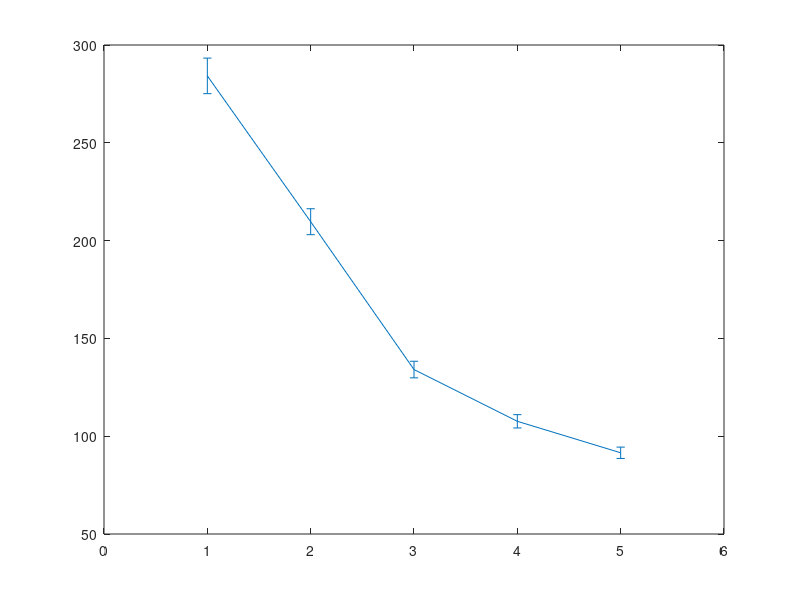

MATLAB code for this plot: (Note: this script raises an error after producing the figure.)
clear all;
close all;
clc;

gensig=[23.7 20.3 21.1 17.2 14.4;57 24.1 20.2 23.1 19.7;140 56 24.1 21.5 19.6];
Q=[1 2 3 4 5];
sigma_raw=[123 91.32 60.72 48.83 41.45];
for i=1:5
    sigma(i)=sqrt(sigma_raw(1,i)^2-gensig(1,i)^2);
end
err=[1/sqrt(978)*sigma(1) 1/sqrt(1000)*sigma(2) 1/sqrt(1000)*sigma(3)...
     1/sqrt(1000)*sigma(4) 1/sqrt(1000)*sigma(5)];
E1=errorbar(Q,sigma*2*sqrt(2*log(2)),err*2*sqrt(2*log(2)));
set(E1,'LineStyle', 'none ','Color', 'r','LineWidth', 3, 'Marker', '*', 'MarkerSize', 8, ...
         'MarkerEdgeColor', [.2 .2 .2], 'MarkerFaceColor' , [0,1,1]);
xlim([0.5 5.5]);
xticks([1 2 3 4 5]);
set(gca,'FontSize',12);
xlabel('Input Amplitude (PE)');
ylabel('Time Jitter FWHM (ps)');
grid on
hold on

sig2s2p_raw=[198.47 126.11 93.13 70.63 54.72];
for i=1:5
    sig2s2p(i)=sqrt(sig2s2p_raw(1,i)^2-gensig(2,i)^2);
end
err2s2p=[1/sqrt(995)*sig2s2p(1) 1/sqrt(1000)*sig2s2p(2) 1/sqrt(1000)*sig2s2p(3) 1/sqrt(1000)*sig2s2p(4) 1/sqrt(1000)*sig2s2p(5)];
E2=errorbar(Q,sig2s2p*2*sqrt(2*log(2)),err2s2p*2*sqrt(2*log(2)));
set(E2,'LineStyle', 'none ','Color', 'g','LineWidth', 3, 'Marker', '*', 'MarkerSize', 8, ...
         'MarkerEdgeColor', [.2 .2 .2], 'MarkerFaceColor' , [0,1,1]);
hold on

sig4s2p_raw=[275.98 149.80 122.02 98.60 81.86];
for i=1:5
    sig4s2p(i)=sqrt(sig4s2p_raw(1,i)^2-gensig(3,i)^2);
end
err4s2p=[1/sqrt(997)*sig4s2p(1) 1/sqrt(1000)*sig4s2p(2) 1/sqrt(1000)*sig4s2p(3) 1/sqrt(1000)*sig4s2p(4) 1/sqrt(1000)*sig4s2p(5)];
E3=errorbar(Q,sig4s2p*2*sqrt(2*log(2)),err4s2p*2*sqrt(2*log(2)));
set(E3,'LineStyle', 'none ','Color', 'b','LineWidth', 3, 'Marker', '*', 'MarkerSize', 8, ...
         'MarkerEdgeColor', [.2 .2 .2], 'MarkerFaceColor' , [0,1,1]);
hold on
simsig1=[31.3 14.78 11.11 9.3 8.32];
% simsig2s2p=[92.32 27.82 18.52 14.48 12.24];
% simsig4s2p=[324 37.56 21.8 16.99 14.27];
plot(Q,simsig1*2*sqrt(2*log(2)),'r--');
% hold on
% plot(Q,simsig2s2p*2*sqrt(2*log(2)),'g--');
% hold on
% plot(Q,simsig4s2p*2*sqrt(2*log(2)),'b--');

%legend('Measurement with C_{single SiPM}','Measurement with C_{2s2p SiPM array}',...
%    'Measurement with C_{4s2p SiPM array}','Simulation with C_{single SiPM}',...
%    'Simulation with C_{2s2p SiPM array}','Simulation with C_{4s2p SiPM array}');
legend('Measurement with C_{single SiPM}','Measurement with C_{2s2p SiPM array}',...
    'Measurement with C_{4s2p SiPM array}','Simulation with C_{single SiPM}');
%title('Board 1 T11 timing performance');